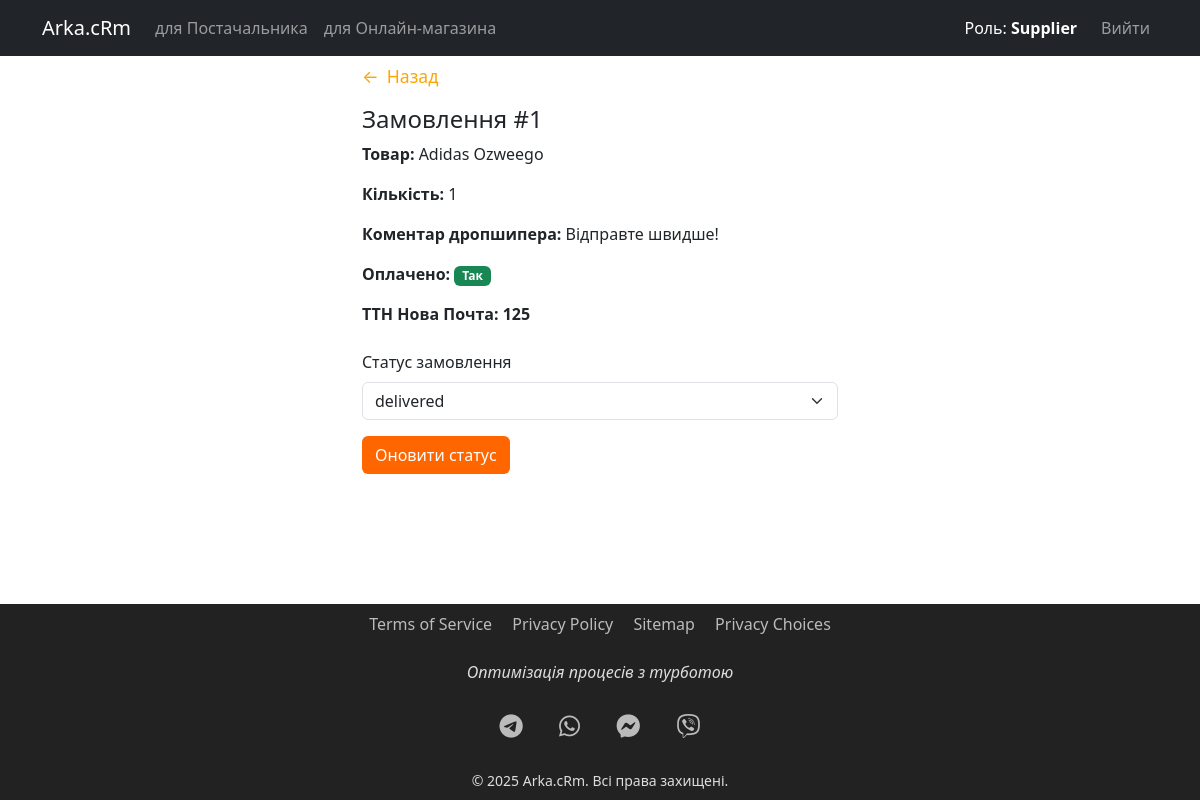
The page /supplier/orders/1 (signed in) on the database its author committed.
### tables this page shows
CREATE TABLE "order" (
      id INTEGER PRIMARY KEY AUTOINCREMENT,
      product_id INTEGER NOT NULL,
      dropshipper_id INTEGER NOT NULL,
      quantity INTEGER DEFAULT 1,
      recipient_name TEXT NOT NULL,
      address TEXT NOT NULL,
      comment TEXT,
      status TEXT DEFAULT 'new',
      tracking_number TEXT,
      paid INTEGER DEFAULT 0,
      FOREIGN KEY(product_id) REFERENCES product(id),
      FOREIGN KEY(dropshipper_id) REFERENCES user(id)
    );

CREATE TABLE product (
      id INTEGER PRIMARY KEY AUTOINCREMENT,
      name TEXT NOT NULL,
      description TEXT,
      price REAL NOT NULL,
      stock INTEGER DEFAULT 0,
      status TEXT DEFAULT 'in_stock',
      published INTEGER DEFAULT 1,
      discount REAL DEFAULT 0.0,
      category_id INTEGER,
      supplier_id INTEGER NOT NULL,
      FOREIGN KEY(category_id) REFERENCES category(id),
      FOREIGN KEY(supplier_id) REFERENCES user(id)
    );

### app.py (the view, shortened to what this page needs)
@app.route('/supplier/orders/<int:oid>', methods=['GET','POST'])
@supplier_required
def supplier_order_detail(oid):
    db = get_db()
    order = db.execute('''
      SELECT o.*, p.name
      FROM "order" o
      JOIN product p ON o.product_id = p.id
      WHERE o.id = ? AND p.supplier_id = ?
    ''', (oid, session['user_id'])).fetchone()
    if request.method == 'POST':
        new_status = request.form['status']
        db.execute('UPDATE "order" SET status = ? WHERE id = ?', (new_status, oid))
        db.commit()
        flash("Статус оновлено", "success")
        return redirect(url_for('supplier_orders'))
    return render_template('supplier/order_detail.html', order=order)

### app.py (called while the page is built)
def get_db():
    if 'db' not in g:
        g.db = sqlite3.connect(DATABASE)
        g.db.row_factory = sqlite3.Row
    return g.db

def supplier_required(f):
    @wraps(f)
    def wrapper(*args, **kwargs):
        if session.get('role') != 'Supplier':
            return redirect(url_for('login'))
        return f(*args, **kwargs)
    return wrapper

### templates/supplier/order_detail.html (shortened to what this page needs)
{% extends "base.html" %}
{% block content %}
<div class="container py-5" style="max-width:500px;">
    <a href="{{ url_for('supplier_dashboard') }}"
     class="mb-3 d-inline-flex align-items-center"
     style="color: orange; text-decoration: none; font-size: 1.1rem;">
    ←
    <span class="ms-2">Назад</span>
  </a>
  <h4>Замовлення #{{ order.id }}</h4>
  <p><strong>Товар:</strong> {{ order.name }}</p>
  <p><strong>Кількість:</strong> {{ order.quantity }}</p>
  <p><strong>Коментар дропшипера:</strong> {{ order.comment or '—' }}</p>
  <p>
    <strong>Оплачено:</strong>
    {% if order.paid %}
      <span class="badge bg-success">Так</span>
    {% else %}
      <span class="badge bg-danger">Ні</span>
    {% endif %}
  </p>
  <p>
    <strong>ТТН Нова Почта:</strong>
    <span class="fw-bold">{{ order.tracking_number }}</span>
  </p>
  <form method="post" class="mt-4">
    <div class="mb-3">
      <label class="form-label">Статус замовлення</label>
      <select class="form-select" name="status">
        {% for s in ['new','in_process','sent','delivered','canceled'] %}
          <option value="{{ s }}" {% if order.status==s %}selected{% endif %}>
            {{ s }}
          </option>
        {% endfor %}
      </select>
    </div>
    <button class="btn btn-register">Оновити статус</button>
  </form>
</div>
{% endblock %}

### templates/base.html (style rules this page uses)
html, body { height: 100%; }
body { display: flex; flex-direction: column; padding-top: 15px; }
:root { --brand-orange: #ff6600; }
.btn-register { background-color: var(--brand-orange); color: #fff; }

### rows shown on the page
order: id "1", quantity "1", comment "Відправте швидше!", tracking_number "125", status "delivered"
product: name "Adidas Ozweego"

### other values the page prints
{{ session.role }} "Supplier"
